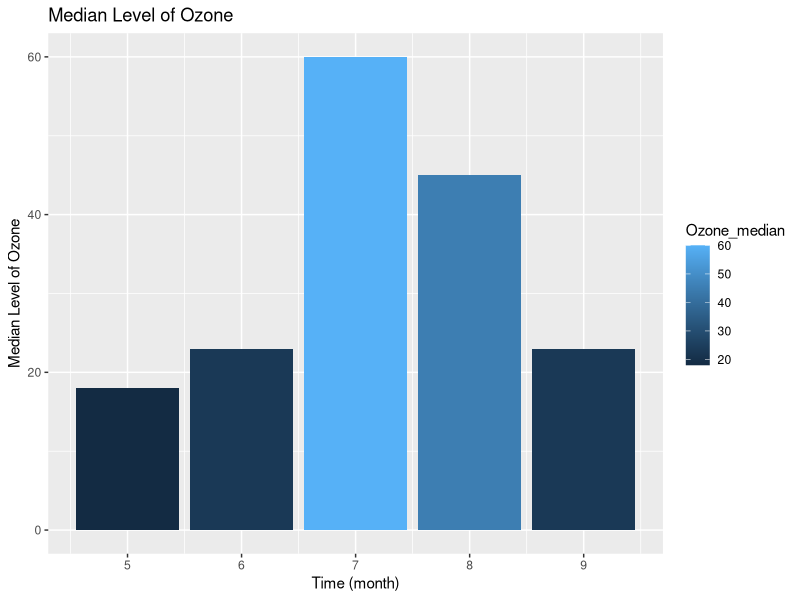
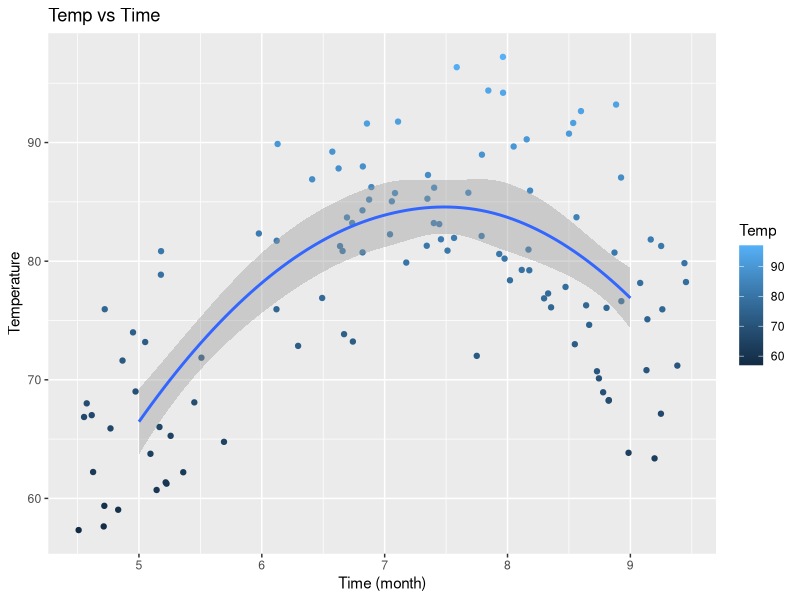
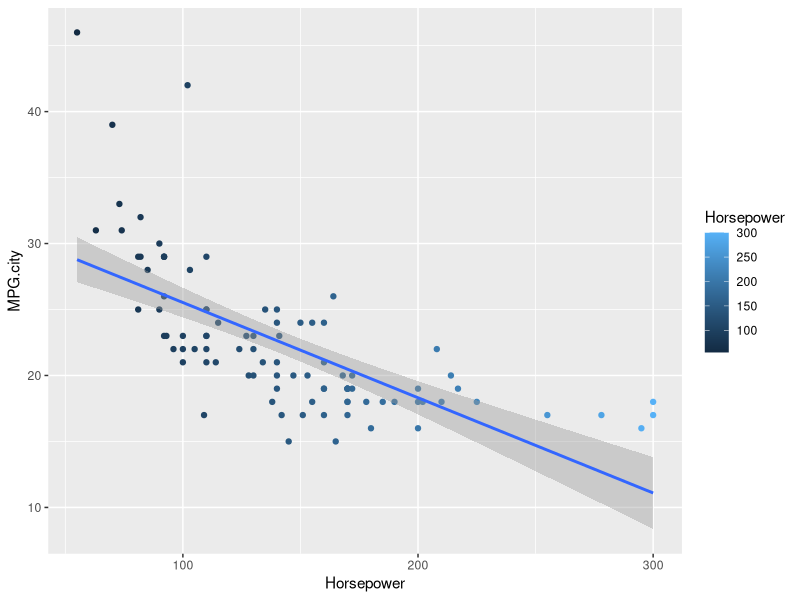

Recreate these plots in R, in order. (Note: this script raises an error after producing the figures.)
# EDA Lab Week 4

require(dplyr)
require(ggplot2)
require(MASS)

# 1a
air <- read.csv("eda/airquality.csv")
air_neat <- na.omit(air)

# 1b
air_median_by_month <-
  air_neat %>%
  group_by(Month) %>%
  summarize(Ozone_median = median(Ozone),
            Solar.R_median = median(Solar.R),
            Wind_median = median(Wind),
            Temp_median = median(Temp))

# 1c
ggplot(air_median_by_month, aes(x = Month, y = Ozone_median)) +
  geom_bar(aes(fill = Ozone_median), stat = "identity") +
  xlab("Time (month)") +
  ylab("Median Level of Ozone") +
  ggtitle("Median Level of Ozone") +
  theme_gray()

# 1d
ggplot(air_neat, aes(x = Month, y = Temp)) +
  geom_jitter(width = 0.5, aes(color = Temp)) +
  geom_smooth(method = "auto") +
  xlab("Time (month)") +
  ylab("Temperature") +
  ggtitle("Temp vs Time") +
  theme_gray()

# 2b & 2c
ggplot(Cars93, aes(x = Horsepower, y = MPG.city)) +
  geom_point(aes(color = Horsepower)) +
  geom_smooth(method = "lm")
  xlab("Power (hp)") +
  ylab("MPG") +
  ggtitle("Fuel Efficiency vs Power of Cars") +
  theme_minimal()

# 2d
top_ten <- Cars93 %>%
  count(Manufacturer) %>%
  slice_max(n = 10, order_by = n) %>%
  as.data.frame()
Cars93 %>%
  filter(Manufacturer %in% top_ten$Manufacturer) %>%
  ggplot(aes(x = Manufacturer, fill = ..count..)) +
    geom_bar(aes(color = Manufacturer)) +
    xlab("Manufacturer") +
    ylab("Frequency") +
    ggtitle("Top 10 Car Manufacturer") +
    theme_minimal()

# 2e
Cars93 %>%
  group_by(Type) %>%
  summarize(Price_median = median(Price)) %>%
  ggplot(aes(x = Type, y = Price_median)) +
    geom_bar(stat = "identity", aes(fill = Type)) +
    xlab("Car Type") +
    ylab("Median Price") +
    ggtitle("Median Price of Cars") +
    theme_minimal()

# 2f
Cars93 %>%
  group_by(Manufacturer) %>%
  summarize(Efficiency_avr = mean(c(mean(MPG.city), mean(MPG.highway)))) %>%
  ggplot(aes(x = Manufacturer, y = Efficiency_avr)) +
    geom_bar(stat = "identity", aes(fill = Manufacturer)) +
    xlab("Manufacturer") +
    ylab("Average Fuel Efficiency (mpg)") +
    ggtitle("Fuel Efficiency by Manufacturer") +
    theme(axis.text.x = element_text(angle = 45, hjust = 1)) +
    theme_minimal()

# 2g
Cars93 %>%
  group_by(Manufacturer) %>%
  summarize(Efficiency_avr = mean(c(mean(MPG.city), mean(MPG.highway)))) %>%
  slice_max(n = 5, order_by = Efficiency_avr) %>%
  ggplot(aes(x = Manufacturer, y = Efficiency_avr)) +
    geom_bar(stat = "identity", aes(fill = Manufacturer)) +
    xlab("Manufacturer") +
    ylab("Average Fuel Efficiency (mpg)") +
    ggtitle("Top 5 of Fuel Efficiency by Manufacturer") +
    theme(axis.text.x = element_text(angle = 45, hjust = 1)) +
    theme_minimal()

# 2h
Cars93 %>%
  group_by(Passengers) %>%
  summarize(Efficiency_avr = mean(c(mean(MPG.city), mean(MPG.highway)))) %>%
  ggplot(aes(x = Passengers, y = Efficiency_avr)) +
    geom_bar(stat = "identity", aes(fill = Passengers)) +
    xlab("Passenger Seats") +
    ylab("Average Fuel Efficiency (mpg)") +
    ggtitle("Fuel Efficiency by Seats") +
    theme(axis.text.x = element_text(angle = 45, hjust = 1)) +
    theme_minimal()

# 3b
ggplot(crabs, aes(x = FL, y = BD)) +
  geom_point() +
  geom_smooth() +
  xlab("Frontal Lobe Size (mm)") +
  ylab("Body Depth (mm)") +
  ggtitle("Leptograpsus Crabs") +
  theme_minimal()

# 3c
ggplot(crabs, aes(x = FL, y = BD)) +
  geom_point() +
  geom_jitter(width = 2) +
  xlab("Frontal Lobe Size (mm)") +
  ylab("Body Depth (mm)") +
  ggtitle("Leptograpsus Crabs") +
  theme_minimal()

# 3d
ggplot(crabs, aes(x = FL, y = BD)) +
  geom_point() +
  geom_jitter(width = 2) +
  geom_smooth(method = "lm") +
  xlab("Frontal Lobe Size (mm)") +
  ylab("Body Depth (mm)") +
  ggtitle("Leptograpsus Crabs") +
  theme_minimal()

# 3e
ggplot(crabs, aes(x = FL, y = BD)) +
  geom_bin2d(bins = 30) +
  # geom_jitter(width = 2) +
  geom_smooth(method = "lm") +
  xlab("Frontal Lobe Size (mm)") +
  ylab("Body Depth (mm)") +
  ggtitle("Leptograpsus Crabs") +
  theme_minimal()

# 3f
ggplot(crabs, aes(x = CL, y = CW)) +
  geom_bin2d(bins = 30) +
  # geom_jitter(width = 2) +
  geom_smooth(method = "lm") +
  xlab("Carapace Length (mm)") +
  ylab("Carapace Width (mm)") +
  ggtitle("Leptograpsus Crabs") +
  theme_minimal()
